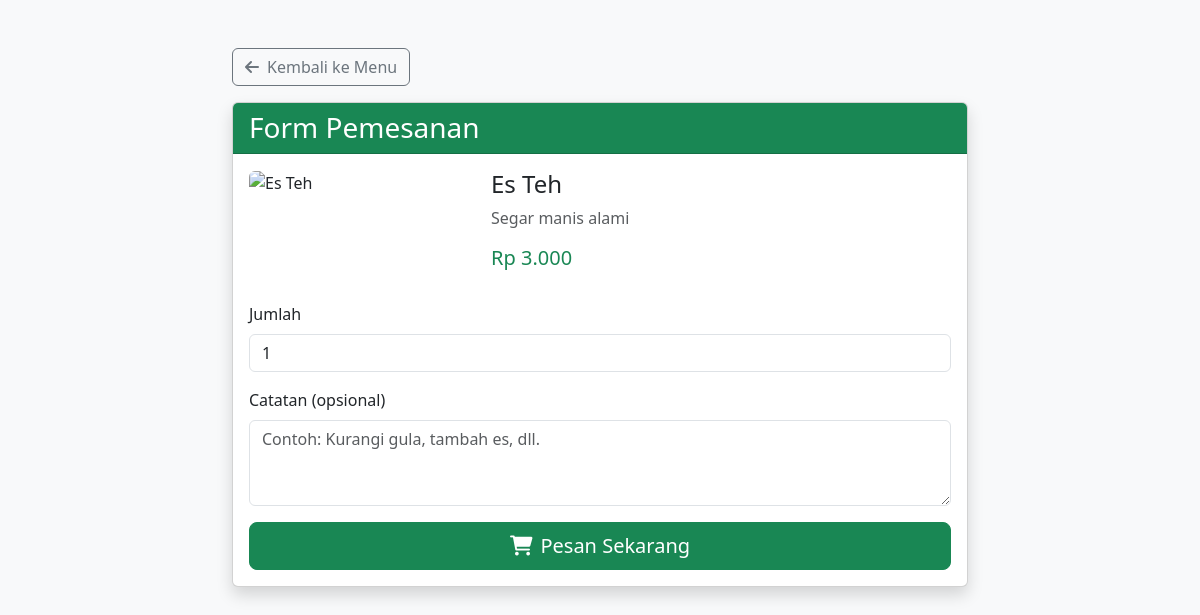
Page /users/order.php?item_id=7 on the committed database.
### tables this page shows
CREATE TABLE `products` (
  `id` int NOT NULL,
  `name` varchar(100) NOT NULL,
  `description` varchar(100) NOT NULL,
  `price` int NOT NULL,
  `category` varchar(100) NOT NULL
);

### users/order.php (the view, shortened to what this page needs)
<?php
include 'env.php';
$product = null;
if (isset($_GET['item_id'])) {
    $item_id = $koneksi->real_escape_string($_GET['item_id']);
    $query = "SELECT * FROM products WHERE id = '$item_id'";
    $result = $koneksi->query($query);
    if ($result->num_rows > 0) {
        $product = $result->fetch_assoc();
    }
}
?>
<!DOCTYPE html>
<html lang="id">
<head>
    <link href="https://cdn.jsdelivr.net/npm/bootstrap@5.3.0/dist/css/bootstrap.min.css" rel="stylesheet">
    <link href="https://cdnjs.cloudflare.com/ajax/libs/font-awesome/6.0.0/css/all.min.css" rel="stylesheet">
</head>
<body class="bg-light">
    <div class="container mt-5">
        <div class="row justify-content-center">
            <div class="col-md-8">
                <a href="menuUser.php" class="btn btn-outline-secondary mb-3">
                    <i class="fas fa-arrow-left me-2"></i>Kembali ke Menu
                </a>
                <div class="card shadow">
                    <div class="card-header bg-success text-white">
                        <h3 class="mb-0">Form Pemesanan</h3>
                    </div>
                    <div class="card-body">
                        <?php if ($product): ?>
                            <div class="row mb-4">
                                <div class="col-md-4">
                                    <img src="<?php
                                        if ($product['category'] == 'coffee') echo 'https://images.unsplash.com/photo-1698466631860-0886a4f0c2c3?crop=entropy&cs=tinysrgb&fit=max&fm=jpg&ixid=M3w3Nzg4Nzd8MHwxfHNlYXJjaHwxfHxpbmRvbmVzaWFuJTIwY29mZmVlJTIwY3VwfGVufDF8fHx8MTc2MTc0MDIxNHww&ixlib=rb-4.1.0&q=80&w=1080';
                                        elseif ($product['category'] == 'minuman') echo 'https://images.unsplash.com/photo-1713949215254-9769b4ad8724?crop=entropy&cs=tinysrgb&fit=max&fm=jpg&ixid=M3w3Nzg4Nzd8MHwxfHNlYXJjaHwxfHxpY2VkJTIwdGVhJTIwZHJpbmt8ZW58MXx8fHwxNzYxNjQ5MTU3fDA&ixlib=rb-4.1.0&q=80&w=1080';
                                        else echo 'https://images.unsplash.com/photo-1680674814945-7945d913319c?crop=entropy&cs=tinysrgb&fit=max&fm=jpg&ixid=M3w3Nzg4Nzd8MHwxfHNlYXJjaHwxfHxuYXNpJTIwZ29yZW5nJTIwZm9vZHxlbnwxfHx8fDE3NjE3NDAyMTR8MA&ixlib=rb-4.1.0&q=80&w=1080';
                                    ?>"
                                    class="img-fluid rounded" alt="<?php echo htmlspecialchars($product['name']); ?>">
                                </div>
                                <div class="col-md-8">
                                    <h4><?php echo htmlspecialchars($product['name']); ?></h4>
                                    <p class="text-muted"><?php echo htmlspecialchars($product['description']); ?></p>
                                    <h5 class="text-success">Rp <?php echo number_format($product['price'], 0, ',', '.'); ?></h5>
                                </div>
                            </div>
                            <form method="POST" action="process_order.php">
                                <div class="mb-3">
                                    <label for="quantity" class="form-label">Jumlah</label>
                                    <input type="number" class="form-control" id="quantity" name="quantity" value="1" min="1" required>
                                </div>
                                <div class="mb-3">
                                    <label for="notes" class="form-label">Catatan (opsional)</label>
                                    <textarea class="form-control" id="notes" name="notes" rows="3" placeholder="Contoh: Kurangi gula, tambah es, dll."></textarea>
                                </div>
                                <button type="submit" class="btn btn-success btn-lg w-100">
                                    <i class="fas fa-shopping-cart me-2"></i>Pesan Sekarang
                                </button>
                            </form>
                        <?php endif; ?>
                    </div>
                </div>
            </div>
        </div>
    </div>
</body>
</html>

### rows in the picture
products: name "Es Teh", description "Segar manis alami", price "3.000"
